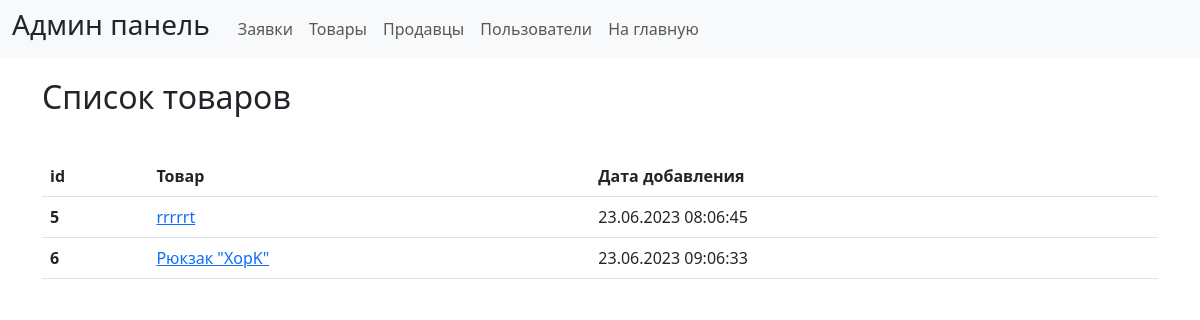
Page /admin/productList.php on the committed database.
### tables this page shows
CREATE TABLE `product` (
  `id_product` int NOT NULL,
  `name` varchar(50) NOT NULL,
  `photo_product` varchar(300) NOT NULL,
  `description` varchar(2000) NOT NULL,
  `amount` int NOT NULL,
  `cost` int NOT NULL,
  `date_added` datetime NOT NULL,
  `id_seller` int NOT NULL
);

### admin/productList.php (the view)
<?php
include "./header.php";
require_once "../connect.php";
$product_admin = "SELECT * FROM `product`";
$product_res = mysqli_query($con, $product_admin);
?>
<div class="container">
    <table class="table caption-top">
        <h2 style="margin: 20px 0 40px 0;">Список товаров</h2>
        <thead>
            <tr>
                <th scope="col">id</th>
                <th scope="col">Товар</th>
                <th scope="col">Дата добавления</th>
            </tr>
        </thead>
        <tbody>
            <?
            while ($product_info = mysqli_fetch_array($product_res)) {
                $dateB = $product_info['date_added'];
                $newDate = date("d.m.Y h:m:s", strtotime($dateB));
            ?>
                <tr>
                    <th><?= $product_info['id_product'] ?></th>
                    <td><a href="../product.php"><?= $product_info['name'] ?></a></td>
                    <td><?= $newDate ?></td>
                </tr>
            <?
            }
            ?>
        </tbody>
    </table>
</div>
<?php
include "./footer.php";
?>

### rows in the picture
product: id_product "5", name "rrrrrt", date_added "23.06.2023 08:06:45"
product: id_product "6", name "Рюкзак \"XopK\"", date_added "23.06.2023 09:06:33"
